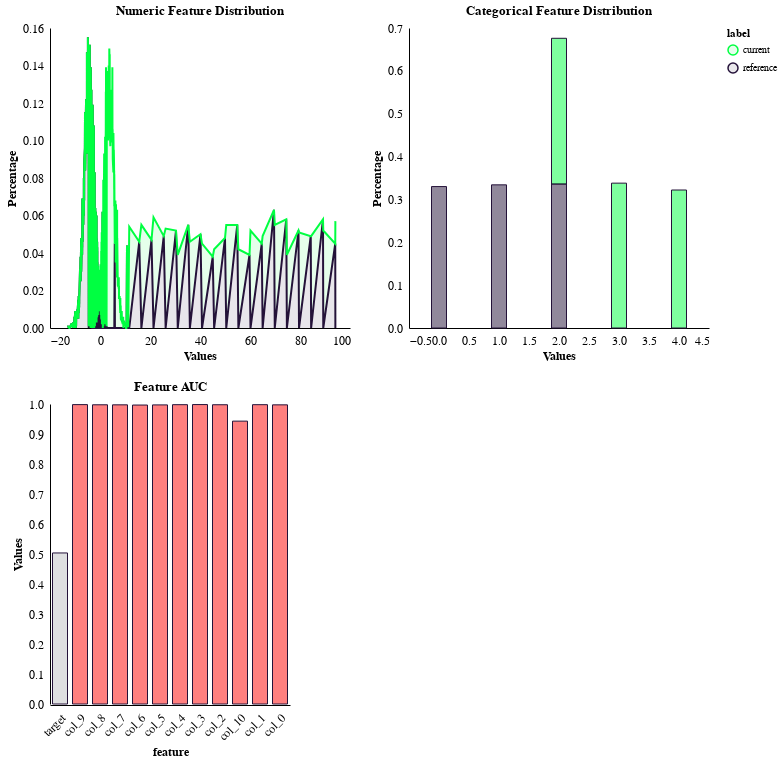

Notebook cell for this chart:
### Markdown cell above
### DriftVisualizer

You can also feed drift reports into the DriftVisualizer (Useful if you are loading a DataCard that already has a drift report)

### Code cell
DriftVisualizer(drift_report=drift_report).visualize_report()

### Figure 1 — Vega-Lite specification as saved in the notebook (floating-point values rounded to 4 significant figures; data arrays with more than 128 entries replaced by an {"elided": "..."} marker saying what was removed)
{"config": {"view": {"strokeWidth": 0}, "background": "white", "axis": {"gridColor": null, "domainColor": "black", "tickColor": null, "labelColor": "black", "titleColor": "black", "titleFontSize": 12, "labelFontSize": 12}, "range": {"category": ["#00ff41", "#241239", "#f5d300", "#00ff41", "#ff6c11", "#fd1d53"]}, "area": {"line": true, "fillOpacity": 0.1}, "line": {"strokeWidth": 2}, "bar": {"size": 15, "font": "arial", "labelFontSize": 12, "titleFontSize": 12, "fill": "#241239", "stroke": "#241239", "line": true, "fillOpacity": 0.5}}, "vconcat": [{"hconcat": [{"data": {"name": "data-4c7ae7e46808706006924c10d0c83d1b"}, "mark": "area", "encoding": {"color": {"field": "label", "legend": {"orient": "right"}, "title": "label", "type": "nominal"}, "tooltip": [{"field": "bins", "title": "Bin", "type": "quantitative"}, {"field": "values", "title": "Value", "type": "quantitative"}], "x": {"field": "bins", "title": "Values", "type": "quantitative"}, "y": {"field": "values", "title": "Percentage", "type": "quantitative"}}, "selection": {"selector011": {"type": "single", "fields": ["feature"], "bind": {"input": "select", "options": ["col_0", "col_1", "col_2", "col_3", "col_4", "col_5", "col_6", "col_7", "col_8", "col_9", "target"], "name": "Numeric"}}}, "title": "Numeric Feature Distribution", "transform": [{"filter": {"selection": "selector011"}}], "width": 300}, {"data": {"name": "data-e255a52a04fd57ed813cf8ae41cb31d2"}, "mark": "bar", "encoding": {"color": {"field": "label", "legend": {"orient": "right"}, "title": "label", "type": "nominal"}, "tooltip": [{"field": "bins", "title": "Bin", "type": "quantitative"}, {"field": "values", "title": "Value", "type": "quantitative"}], "x": {"field": "bins", "title": "Values", "type": "quantitative"}, "y": {"field": "values", "title": "Percentage", "type": "quantitative"}}, "selection": {"selector012": {"type": "single", "fields": ["feature"], "bind": {"input": "select", "options": ["col_10"], "name": "Categorical"}}}, "title": "Categorical Feature Distribution", "transform": [{"filter": {"selection": "selector012"}}], "width": 300}]}, {"data": {"name": "data-1320b79872de5480a6bd0d5726de9817"}, "mark": "bar", "encoding": {"color": {"condition": {"value": "red", "test": "datum.auc>=.6"}, "value": "#BEBFC1"}, "x": {"axis": {"domain": true, "labelAngle": -45, "offset": 1}, "field": "feature", "sort": "-x", "title": "feature", "type": "nominal"}, "y": {"field": "auc", "title": "Values", "type": "quantitative"}}, "title": "Feature AUC"}], "$schema": "https://vega.github.io/schema/vega-lite/v4.17.0.json", "datasets": {"data-4c7ae7e46808706006924c10d0c83d1b": {"elided": "440 records"}, "data-e255a52a04fd57ed813cf8ae41cb31d2": [{"feature": "col_10", "values": 0.33, "bins": 0.0, "label": "reference", "feature_type": 0}, {"feature": "col_10", "values": 0.334, "bins": 1.0, "label": "reference", "feature_type": 0}, {"feature": "col_10", "values": 0.336, "bins": 2.0, "label": "reference", "feature_type": 0}, {"feature": "col_10", "values": 0.34, "bins": 2.0, "label": "current", "feature_type": 0}, {"feature": "col_10", "values": 0.338, "bins": 3.0, "label": "current", "feature_type": 0}, {"feature": "col_10", "values": 0.322, "bins": 4.0, "label": "current", "feature_type": 0}], "data-1320b79872de5480a6bd0d5726de9817": [{"feature": "col_0", "auc": 0.9971, "importance": 0.2809}, {"feature": "col_1", "auc": 0.9977, "importance": 0.2925}, {"feature": "col_2", "auc": 0.9975, "importance": 0.2999}, {"feature": "col_3", "auc": 0.9981, "importance": 0.3041}, {"feature": "col_4", "auc": 0.9977, "importance": 0.278}, {"feature": "col_5", "auc": 0.997, "importance": 0.2676}, {"feature": "col_6", "auc": 0.9966, "importance": 0.2816}, {"feature": "col_7", "auc": 0.9972, "importance": 0.2827}, {"feature": "col_8", "auc": 0.9974, "importance": 0.2772}, {"feature": "col_9", "auc": 0.9979, "importance": 0.3015}, {"feature": "col_10", "auc": 0.9429, "importance": 0.09464}, {"feature": "target", "auc": 0.5035, "importance": null}]}}
